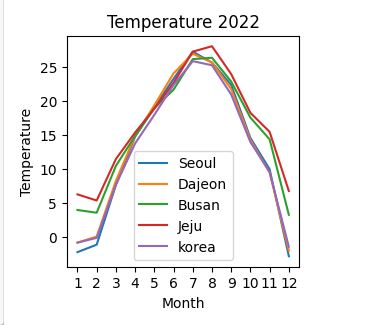

Python code for this plot:
import csv
import matplotlib.pyplot as plt

# 파일 열기
f1 = open('2022_Seoul_Temp.csv', 'r', encoding='cp949')
f2 = open('2022_Dajeon_Temp.csv','r',encoding='cp949')
f3 = open('2022_Busan_Temp.csv','r',encoding='cp949')
f4 = open('2022_Jeju_Temp.csv','r',encoding='cp949')
f5 = open('2022_Korea_Temp.csv','r',encoding='cp949')

data1 = csv.reader(f1, delimiter=',')
data2 = csv.reader(f2,delimiter=',')
data3 = csv.reader(f3,delimiter=',')
data4 = csv.reader(f4,delimiter=',')
data5 = csv.reader(f5,delimiter=',')
header = next(data1)
header = next(data2)
header = next(data3)
header = next(data4)
header = next(data5)

x1 = []
x2=[]
x3=[]
x4=[]
x5=[]
for row in data1:
    x1.append(float(row[2]))
for row in data2:
    x2.append(float(row[2]))
for row in data3:
    x3.append(float(row[2]))
for row in data4:
    x4.append(float(row[2]))
for row in data5:
    x5.append(float(row[2]))

# 월별 라벨 생성
labels = ['1', '2', '3', '4', '5', '6', '7', '8', '9', '10', '11', '12']

plt.plot(labels, x1,label='Seoul')
plt.plot(labels, x2,label='Dajeon')
plt.plot(labels, x3, label='Busan')
plt.plot(labels, x4, label='Jeju')
plt.plot(labels, x5, label='korea')
plt.xlabel('Month')
plt.ylabel('Temperature')
plt.title('Temperature 2022')
plt.legend()

plt.show()

# 파일 닫기
f1.close()
f2.close()
f3.close()
f4.close()
f5.close()
